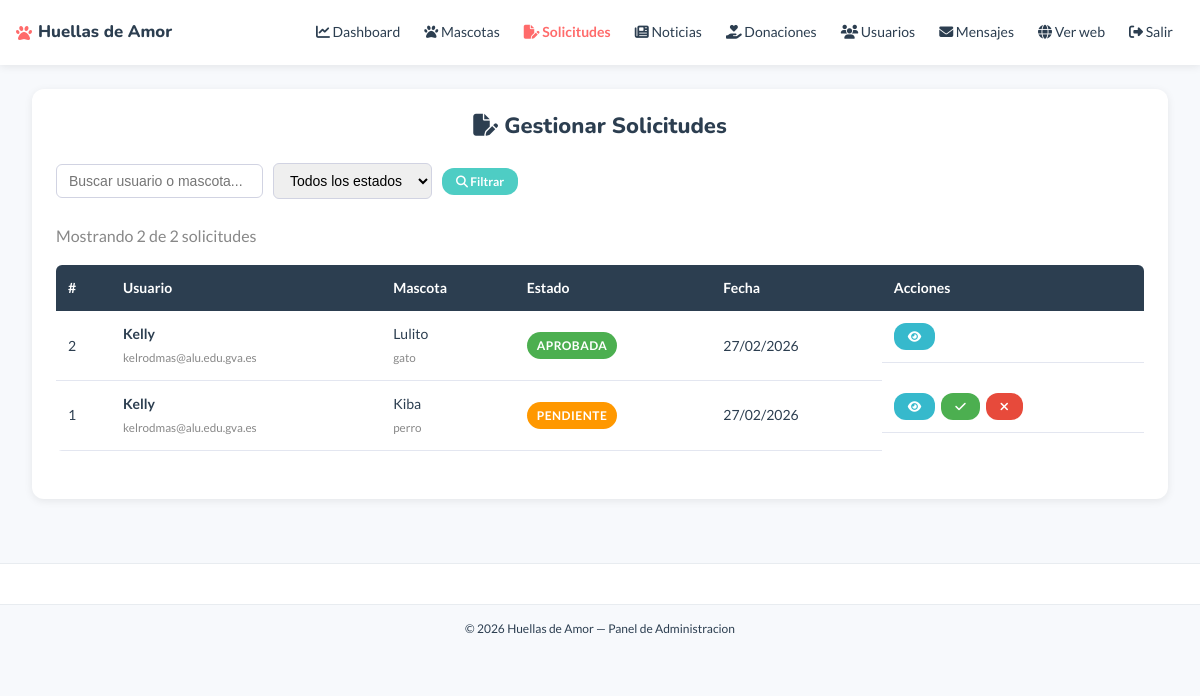
Screenshot of /admin/solicitudes.php (signed in) with the database file from the repository.
### tables this page shows
CREATE TABLE `solicitudes_adopcion` (
  `id` int(10) UNSIGNED NOT NULL,
  `id_usuario` int(10) UNSIGNED NOT NULL,
  `id_mascota` int(10) UNSIGNED NOT NULL,
  `estado` enum('pendiente','aprobada','rechazada') NOT NULL DEFAULT 'pendiente',
  `motivacion` text DEFAULT NULL,
  `situacion_hogar` varchar(255) DEFAULT NULL,
  `tiene_animales` tinyint(1) NOT NULL DEFAULT 0,
  `notas_admin` text DEFAULT NULL,
  `fecha_solicitud` datetime NOT NULL DEFAULT current_timestamp()
);

CREATE TABLE `usuarios` (
  `id` int(10) UNSIGNED NOT NULL,
  `nombre` varchar(100) NOT NULL,
  `apellidos` varchar(150) NOT NULL,
  `email` varchar(200) NOT NULL,
  `contrasena` varchar(255) NOT NULL,
  `telefono` varchar(20) DEFAULT NULL,
  `dni` varchar(10) DEFAULT NULL,
  `direccion` varchar(255) DEFAULT NULL,
  `ciudad` varchar(100) DEFAULT NULL,
  `cp` varchar(10) DEFAULT NULL,
  `foto_perfil` varchar(255) DEFAULT NULL,
  `rol` enum('visitante','registrado','admin') NOT NULL DEFAULT 'registrado',
  `activo` tinyint(1) NOT NULL DEFAULT 1,
  `fecha_registro` datetime NOT NULL DEFAULT current_timestamp()
);

CREATE TABLE `mascotas` (
  `id` int(10) UNSIGNED NOT NULL,
  `nombre` varchar(100) NOT NULL,
  `especie` enum('perro','gato','otro') NOT NULL DEFAULT 'perro',
  `raza` varchar(100) DEFAULT NULL,
  `edad_anios` tinyint(3) UNSIGNED NOT NULL DEFAULT 0,
  `edad_meses` tinyint(3) UNSIGNED NOT NULL DEFAULT 0,
  `sexo` enum('macho','hembra') NOT NULL DEFAULT 'macho',
  `tamanio` enum('pequeño','mediano','grande') NOT NULL DEFAULT 'mediano',
  `descripcion` text DEFAULT NULL,
  `caracter` varchar(255) DEFAULT NULL,
  `estado` enum('disponible','adoptado','acogida') NOT NULL DEFAULT 'disponible',
  `id_protectora` int(10) UNSIGNED DEFAULT NULL,
  `fecha_ingreso` date DEFAULT NULL,
  `activo` tinyint(1) NOT NULL DEFAULT 1
);

### admin/solicitudes.php (the view, shortened to what this page needs)
<?php
require_once '../templates/header-admin.php';
$filtroBuscar = isset($_GET['buscar']) ? trim($_GET['buscar']) : '';
$porPagina   = 10;
$paginaActual = isset($_GET['pagina']) && is_numeric($_GET['pagina']) ? (int) $_GET['pagina'] : 1;
$offset       = ($paginaActual - 1) * $porPagina;
try {
    $donde  = "WHERE 1=1";
    $stmtTotal = $conexion->prepare(
        "SELECT COUNT(*) FROM `solicitudes_adopcion` s
         INNER JOIN `usuarios` u ON s.id_usuario = u.id
         INNER JOIN `mascotas` m ON s.id_mascota = m.id
         $donde"
    );
    $stmtTotal->execute();
    $totalSolicitudes = $stmtTotal->fetchColumn();
    $stmtSolicitudes = $conexion->prepare(
        "SELECT s.*, u.nombre AS nombre_usuario, u.email AS email_usuario,
                u.telefono AS telefono_usuario,
                m.nombre AS nombre_mascota, m.especie AS especie_mascota
         FROM `solicitudes_adopcion` s
         INNER JOIN `usuarios` u ON s.id_usuario = u.id
         INNER JOIN `mascotas` m ON s.id_mascota = m.id
         $donde
         ORDER BY s.fecha_solicitud DESC
         LIMIT :limite OFFSET :offset"
    );
    $stmtSolicitudes->bindValue(':limite', $porPagina, PDO::PARAM_INT);
    $stmtSolicitudes->bindValue(':offset', $offset,    PDO::PARAM_INT);
    $stmtSolicitudes->execute();
    $solicitudes = $stmtSolicitudes->fetchAll();
} catch (PDOException $e) {
    $solicitudes      = [];
    $totalSolicitudes = 0;
    $totalPaginas     = 1;
}
?>
<div class="contenedor" style="padding-top:24px; padding-bottom:40px;">
<div class="contenedor-admin">
    <h1><i class="fa-solid fa-file-pen"></i> Gestionar Solicitudes</h1>
    <div class="barra-admin">
        <form method="get" action="solicitudes.php" class="form-filtro">
            <input type="text" name="buscar"
                   placeholder="Buscar usuario o mascota..."
                   value="<?php echo htmlspecialchars($filtroBuscar); ?>">
            <select name="estado">
                <option value="">Todos los estados</option>
            </select>
            <button type="submit" class="btn-turquesa btn-sm">
                <i class="fa-solid fa-magnifying-glass"></i> Filtrar
            </button>
        </form>
    </div>
    <p style="margin-bottom:16px; color:#888;">
        Mostrando <?php echo count($solicitudes); ?> de <?php echo $totalSolicitudes; ?> solicitudes
    </p>
    <?php if (!empty($solicitudes)) { ?>
    <div class="tabla-wrapper">
        <table class="tabla-admin">
            <thead>
                <tr>
                    <th>#</th>
                    <th>Usuario</th>
                    <th>Mascota</th>
                    <th>Estado</th>
                    <th>Fecha</th>
                    <th>Acciones</th>
                </tr>
            </thead>
            <tbody>
                <?php foreach ($solicitudes as $solicitud) { ?>
                <tr>
                    <td><?php echo $solicitud['id']; ?></td>
                    <td>
                        <strong><?php echo htmlspecialchars($solicitud['nombre_usuario']); ?></strong>
                        <br>
                        <small style="color:#888;"><?php echo htmlspecialchars($solicitud['email_usuario']); ?></small>
                    </td>
                    <td>
                        <?php echo htmlspecialchars($solicitud['nombre_mascota']); ?>
                        <br>
                        <small style="color:#888;"><?php echo htmlspecialchars($solicitud['especie_mascota']); ?></small>
                    </td>
                    <td>
                        <?php if ($solicitud['estado'] === 'pendiente') { ?>
                            <span class="badge badge-acogida">Pendiente</span>
                        <?php } elseif ($solicitud['estado'] === 'aprobada') { ?>
                            <span class="badge badge-disponible">Aprobada</span>
                        <?php } else { ?>
                            <span class="badge badge-adoptado">Rechazada</span>
                        <?php } ?>
                    </td>
                    <td><?php echo date('d/m/Y', strtotime($solicitud['fecha_solicitud'])); ?></td>
                    <td class="acciones">
                        <button class="btn-editar btn-sm btn-ver-detalle"
                                data-id="<?php echo $solicitud['id']; ?>">
                            <i class="fa-solid fa-eye"></i>
                        </button>
                        <?php if ($solicitud['estado'] === 'pendiente') { ?>
                        <form method="post" action="solicitudes.php" style="display:inline;">
                            <button type="submit" class="btn-nuevo btn-sm"
                                    onclick="return confirm('¿Aprobar esta solicitud? La mascota pasara a estado Adoptado.')">
                                <i class="fa-solid fa-check"></i>
                            </button>
                        </form>
                        <button class="btn-borrar btn-sm btn-rechazar"
                                data-id="<?php echo $solicitud['id']; ?>"
                                data-nombre="<?php echo htmlspecialchars($solicitud['nombre_usuario']); ?>">
                            <i class="fa-solid fa-xmark"></i>
                        </button>
                        <?php } ?>
                    </td>
                </tr>
                <?php } ?>
            </tbody>
        </table>
    </div>
    <?php } else { ?>
        <p class="sin-resultados">No hay solicitudes que coincidan con los filtros.</p>
    <?php } ?>
</div>
</div>
<?php require_once '../templates/footer-admin.php'; ?>

### rows the page displays
solicitudes_adopcion: id "2", id_usuario.nombre "Kelly", id_usuario.email "kelrodmas@alu.edu.gva.es", id_mascota.nombre "Lulito", id_mascota.especie "gato", estado "APROBADA", fecha_solicitud "27/02/2026"
solicitudes_adopcion: id "1", id_usuario.nombre "Kelly", id_usuario.email "kelrodmas@alu.edu.gva.es", id_mascota.nombre "Kiba", id_mascota.especie "perro", estado "PENDIENTE", fecha_solicitud "27/02/2026"

### other values shown
count($solicitudes) "2"
$totalSolicitudes "2"
